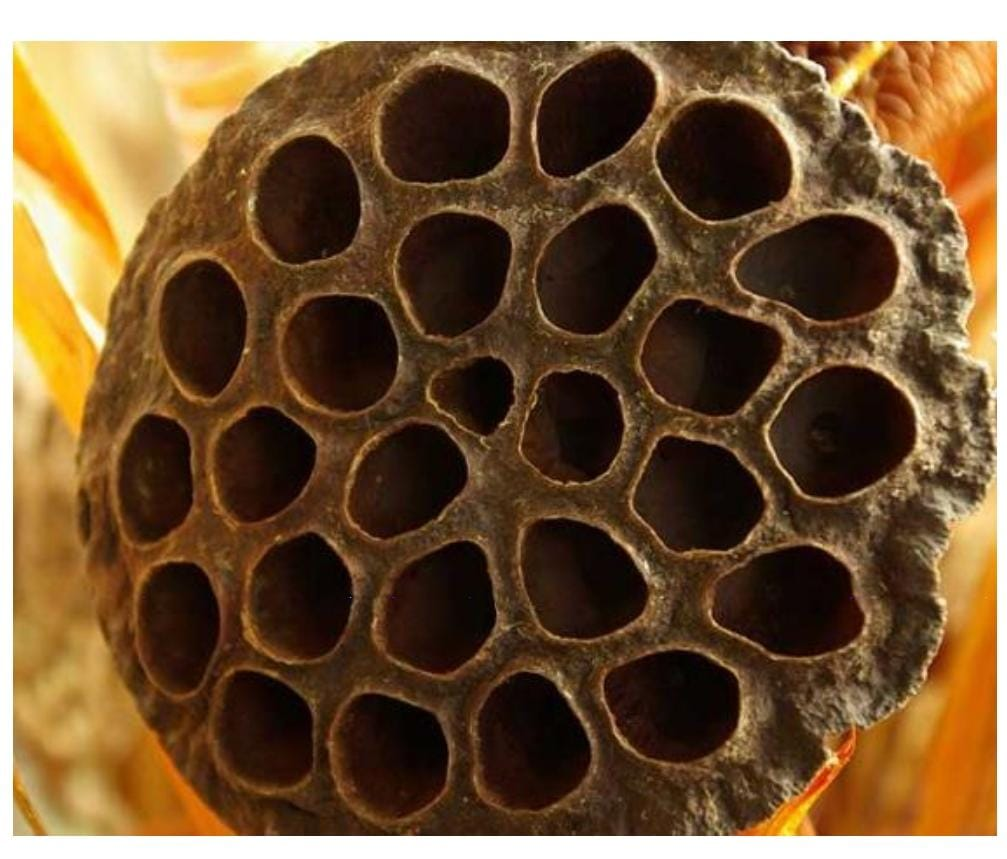
#> input picture Ejercicios en clase/Clase 12 12 11 24 Agujeros y texturas/panal.jpeg, 1007 x 859 px
$ python 'RGB a escala de grises.py'
#> lines starting #> are read from the running program, lines starting #| are printed output that depends on the picture
import cv2
import numpy as np

# Lee la imagen
imagen = cv2.imread("panal.jpeg")
#> imagen is the input picture: shape (859, 1007, 3); mean B, G, R 55.3, 87.1, 116.4
# Comprueba que la imagen se haya cargado correctamente
if imagen is None:
    print("Error: No se pudo cargar la imagen. Asegúrate de que el archivo 'Imagen a Color.png' está en el directorio correcto.")
else:
    # Divide la imagen en sus canales B, G y R ( OpenCV toma el RGB como BGR )
    b, g, r = cv2.split(imagen)
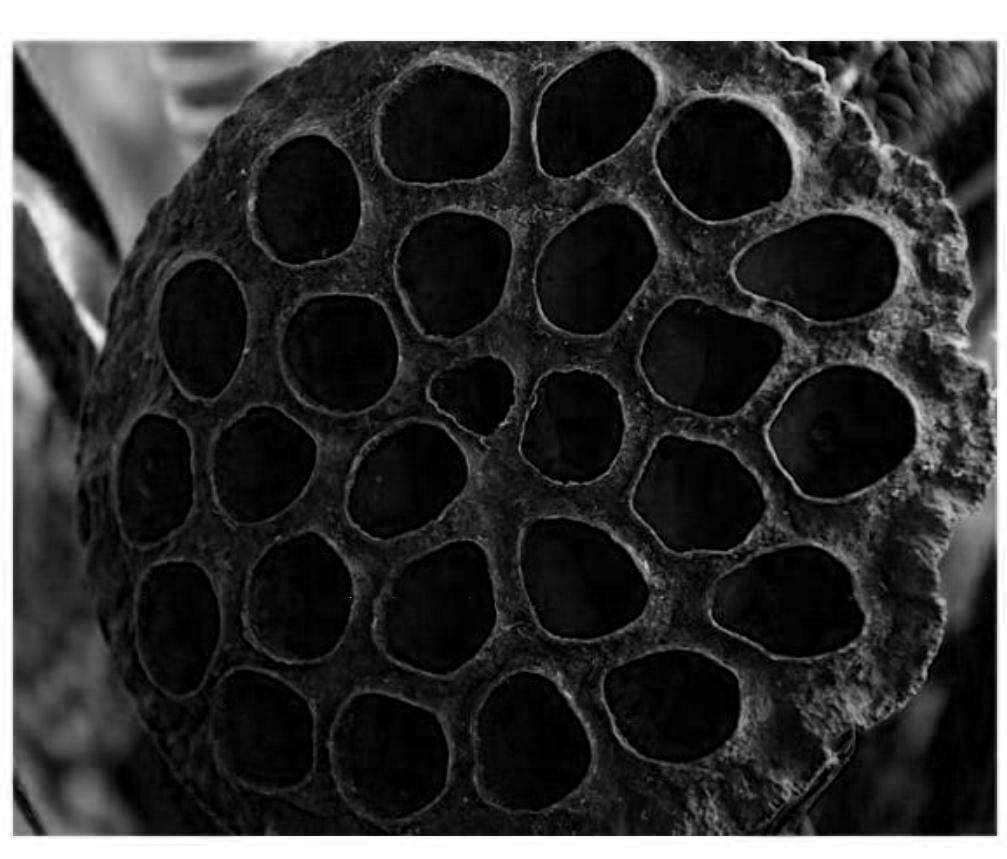
#> b: shape (859, 1007); min 0, max 255, mean 55.3
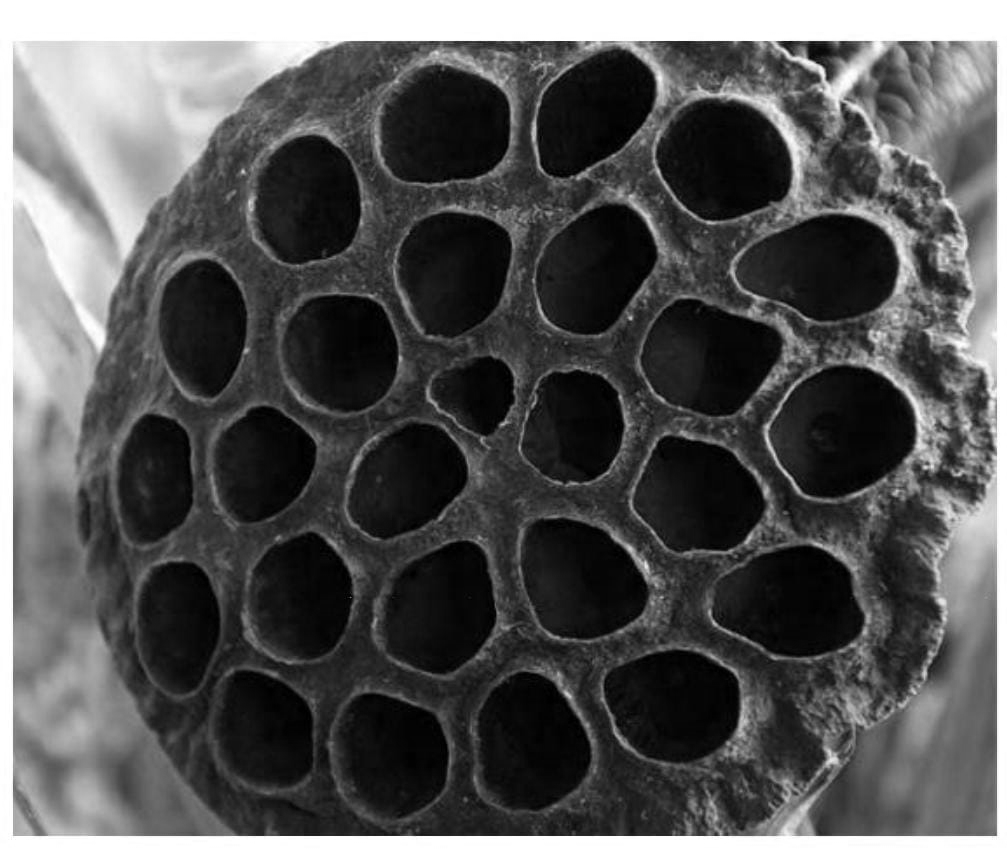
#> g: shape (859, 1007); min 0, max 255, mean 87.1
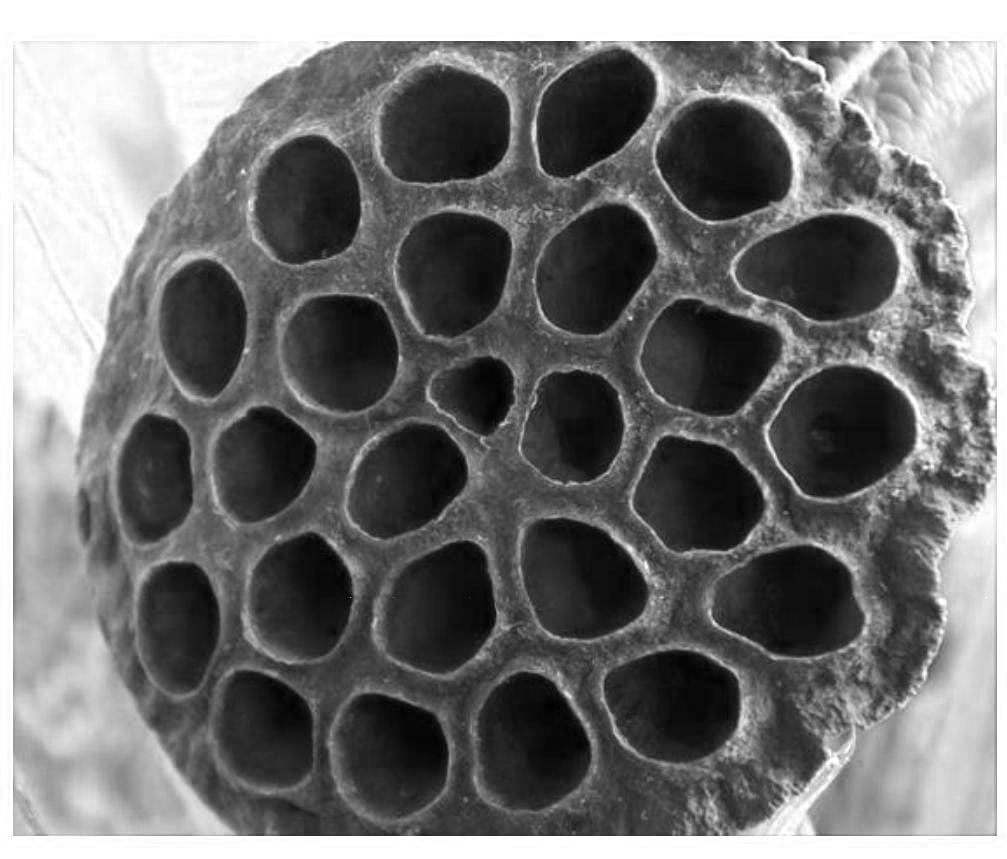
#> r: shape (859, 1007); min 0, max 255, mean 116.4

    # Guardar cada canal en archivos CSV separados
    np.savetxt('canal_azul.csv', b, delimiter=',', fmt='%d')
    np.savetxt('canal_verde.csv', g, delimiter=',', fmt='%d')
    np.savetxt('canal_rojo.csv', r, delimiter=',', fmt='%d')
    print("Los canales de color se han guardado en 'canal_azul.csv', 'canal_verde.csv', y 'canal_rojo.csv'.")

    # Imprimir información de los canales
    print("Dimensiones del canal Azul:", b.shape)
#| Dimensiones del canal Azul: (859, 1007)
    print("Dimensiones del canal Verde:", g.shape)
#| Dimensiones del canal Verde: (859, 1007)
    print("Dimensiones del canal Rojo:", r.shape)
#| Dimensiones del canal Rojo: (859, 1007)

    # Mostrar la imagen original
    cv2.imshow("Imagen a Color", imagen)

    # Convertir la imagen a escala de grises
    gray_image = cv2.cvtColor(imagen, cv2.COLOR_BGR2GRAY)

    # Guardar la matriz de la imagen en escala de grises en un archivo CSV
    np.savetxt('imagen_gris.csv', gray_image, delimiter=',', fmt='%d')
    print("La matriz de la imagen en escala de grises se ha guardado en 'imagen_gris.csv'.")

    # Mostrar la imagen en blanco y negro
    cv2.imshow("Imagen a Blanco y negro", gray_image)
    cv2.waitKey(0)
    cv2.destroyAllWindows()

    # Guardar la imagen en blanco y negro
    cv2.imwrite("Imagen a Blanco y negro.png", gray_image)
